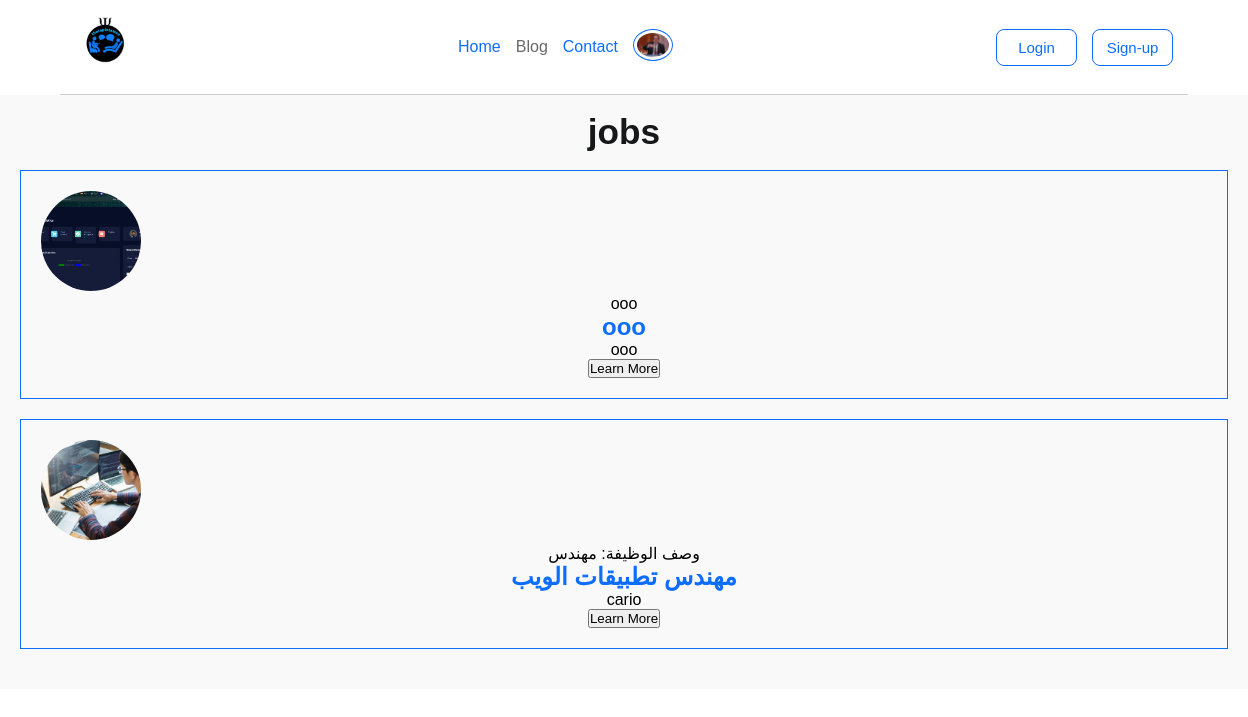
The page /jops/ (signed in) on the database as committed earlier.
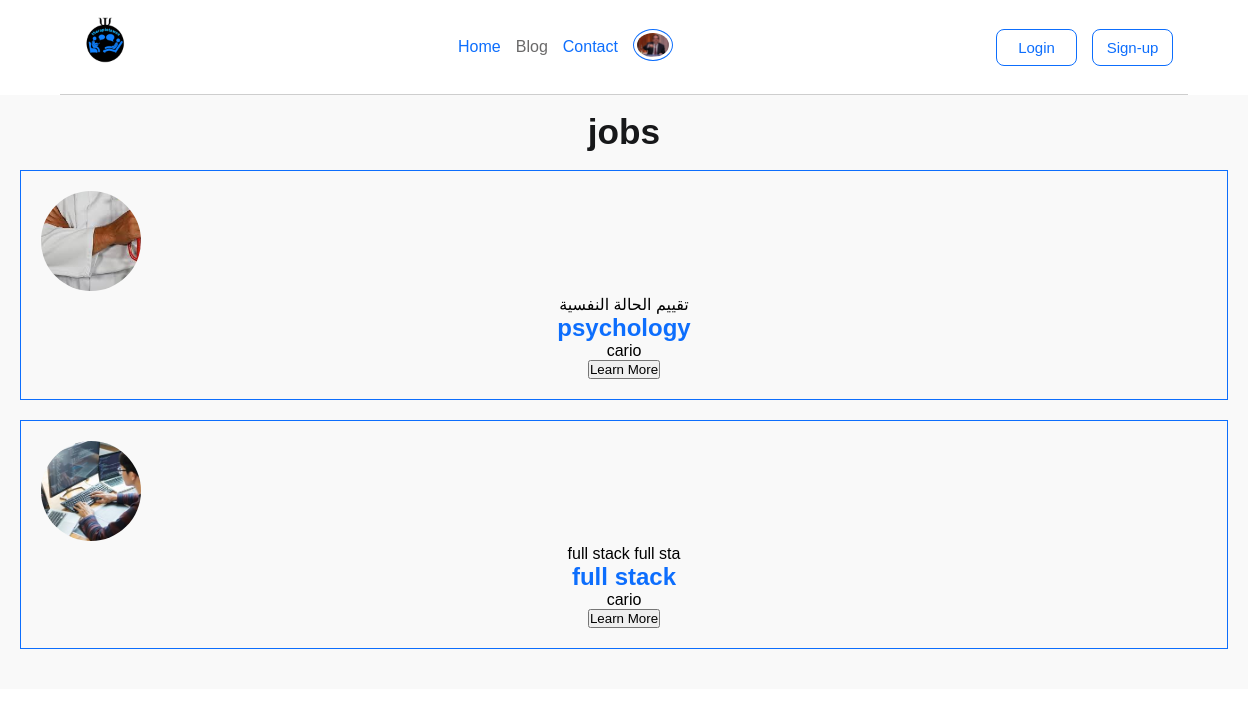
The same page on the database as committed later.
### app2/models.py (models this page shows, shortened)
class Jobs(models.Model):
    job_id = models.IntegerField(null=True ,unique=True)
    title=models.CharField(max_length=100)
    descrbtion=models.TextField()
    image=models.ImageField()
    place=models.CharField(max_length=100)
    skills=models.TextField()

### app2/views.py (the view)
# urls.py: path('jops/',views.jobs,name='jobs'),
def jobs(request):
    import sys
    user=request.session.get('username')
    user1=Profile.objects.get(username=user)
    if user1.image:
        image_url = settings.MEDIA_URL + str(user1.image)
    jobss=[]
    jobs=Jobs.objects.all()
    size_in_bytes = sys.getsizeof(jobs[0])
    print("size: "+str(size_in_bytes))
    lista = [[], [], [], [],[],[]]
    jobs = list(jobs)  # Assuming `jobs` is a list of objects
    ahmed = 0
    length = len(jobs)  # Assuming jobs has elements
    print(sys.getsizeof(jobs))
    for job in range(length):
        lista[0].append(jobs[0].title)
        lista[1].append(jobs[0].descrbtion)  # Typo? Should it be `description`?
        lista[2].append(jobs[0].place)
        lista[3].append(jobs[0].skills)
        lista[4].append(jobs[0].image)
        lista[5].append(jobs[0].job_id)
        jobs.pop(0)
        ahmed += 1
    del jobs
    print(sys.getsizeof(("size: "+str(lista))))
    combined_list = zip(lista[0], lista[1], lista[2], lista[3],lista[4],lista[5])
    del lista
    combined_list=list(combined_list)
    reversed_list=combined_list[-1:None:-1]
    combined_list=None
    print(jobss,combined_list)
    print(type(reversed_list))
    context={
       'image':image_url,
          'combined_list': combined_list,
        'list':reversed_list,
    }
    return render(request,'jobs.html' ,context=context)

### app2/templates/jobs.html (shortened to what this page needs)
<!DOCTYPE html>
{% load static %}
<html>
<head>
    <link rel="stylesheet" href="{% static "css/navbar.css" %}" />
    <link rel="stylesheet" type="text/css" href="{% static "css/jobs.css" %}">
</head>
<body>
    <nav>
        <div class="navbar">
          <div class="logo">
            <img src="{% static "pic/logo.jpg" %}" width="60" height="60" />
          </div>
          <div class="link">
            <a href="/home/home.html">Home</a>
            <a href="" class="active">Blog</a>
            <a href="">Contact</a>
            <a href="{% url 'pro' %}"
              ><img src="{{image}}" width="40" height="32"
            /></a>
          </div>
          <div class="right">
            <a href="/log in/login.html"><button>Login</button></a>
            <a href=""><button>Sign-up</button></a>
          </div>
        </div>
      </nav>
    <div class="home">
        <div class="job-details">
            <h1>jobs</h1>
            <br>
        </div>
        {% for job in list %}
        <div class="jobs-list">
            <div class="job">
                <div class="image">
                    <img src="{{ job.4.url }}" alt="صورة الوظيفة 1">
                </div>
                <div class='pp'>
                <p>  {{job.1|slice:":20" }}  </p>
                </div>
                <div class="text">
                    <h2>{{ job.0 }}</h2>
                    <p>{{ job.2 }}</p>
                    <a href="{% url 'jop' job.5 %}"><button>Learn More</button></a>
                </div>
            </div>
        </div>
    {% endfor %}
        </div>
</body>
</html>

### app1/static/css/navbar.css (style rules this page uses)
:root { --main-color:#0d6efd; }
* { padding: 0; margin: 0; box-sizing: border-box; font-family: sans-serif; }
nav { width: 100%; padding: 0 60px; background-color: white; }
nav .navbar { display: flex; justify-content: space-between; align-items: center; flex-wrap: wrap; gap: 10px; border-bottom: 1px solid rgba(0, 0, 0, 0.194); padding: 15px; }
nav .navbar .logo { cursor: pointer; }

### app2/static/css/jobs.css (style rules this page uses)
.job .image img { border-radius: 50%; width: 100px; height: 100px; object-fit: cover; }
.pp { text-align: center; }
.home { background-color: #f9f9f9; padding: 20px; }
.job { border: 1px solid #0d6efd; padding: 20px; transition: transform 0.3s ease; margin-bottom: 20px; }
.job h2 { color: #0d6efd; }
.text { text-align: center; }
.job-details { text-align: center; color: #17181a; transform: scale(1.1); }

Rows that differ between the two databases and show on the page:
removed Jobs: descrbtion "ooo", title "ooo", place "ooo"
removed Jobs: descrbtion "وصف الوظيفة: مهندس", title "مهندس تطبيقات الويب", place "cario"
added Jobs: descrbtion "تقييم الحالة النفسية", title "psychology", place "cario"
added Jobs: descrbtion "full stack full sta", title "full stack", place "cario"
Other text that changed with them:
new list line: "Learn More"
list line gone: "Learn More"
